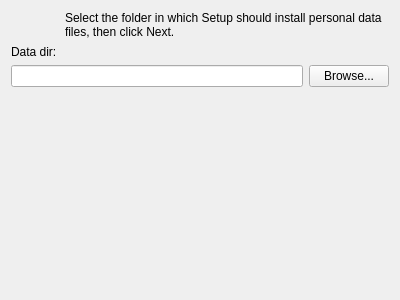
<?xml version="1.0" encoding="UTF-8"?>
<ui version="4.0">
 <class>WizardData</class>
 <widget class="QWizardPage" name="WizardData">
  <property name="geometry">
   <rect>
    <x>0</x>
    <y>0</y>
    <width>400</width>
    <height>300</height>
   </rect>
  </property>
  <property name="windowTitle">
   <string>WizardPage</string>
  </property>
  <property name="title">
   <string>Select data directory</string>
  </property>
  <property name="subTitle">
   <string>Where should the Phis server data files be installed?</string>
  </property>
  <layout class="QVBoxLayout" name="verticalLayout">
   <item>
    <layout class="QHBoxLayout" name="horizontalLayout">
     <item>
      <widget class="QLabel" name="label">
       <property name="sizePolicy">
        <sizepolicy hsizetype="Fixed" vsizetype="Fixed">
         <horstretch>0</horstretch>
         <verstretch>0</verstretch>
        </sizepolicy>
       </property>
       <property name="maximumSize">
        <size>
         <width>48</width>
         <height>48</height>
        </size>
       </property>
       <property name="text">
        <string/>
       </property>
       <property name="pixmap">
        <pixmap resource="installer.qrc">:/gnome/data</pixmap>
       </property>
       <property name="scaledContents">
        <bool>true</bool>
       </property>
      </widget>
     </item>
     <item>
      <widget class="QLabel" name="label_2">
       <property name="text">
        <string>Select the folder in which Setup should install personal data files, then click Next.</string>
       </property>
       <property name="wordWrap">
        <bool>true</bool>
       </property>
      </widget>
     </item>
    </layout>
   </item>
   <item>
    <widget class="QLabel" name="label_3">
     <property name="text">
      <string>Data dir:</string>
     </property>
     <property name="wordWrap">
      <bool>true</bool>
     </property>
    </widget>
   </item>
   <item>
    <layout class="QHBoxLayout" name="horizontalLayout_3">
     <item>
      <widget class="QLineEdit" name="_dataDir"/>
     </item>
     <item>
      <widget class="QPushButton" name="_browse">
       <property name="text">
        <string>Browse...</string>
       </property>
      </widget>
     </item>
    </layout>
   </item>
   <item>
    <spacer name="verticalSpacer">
     <property name="orientation">
      <enum>Qt::Vertical</enum>
     </property>
     <property name="sizeHint" stdset="0">
      <size>
       <width>20</width>
       <height>173</height>
      </size>
     </property>
    </spacer>
   </item>
  </layout>
 </widget>
 <resources>
  <include location="installer.qrc"/>
 </resources>
 <connections/>
</ui>
